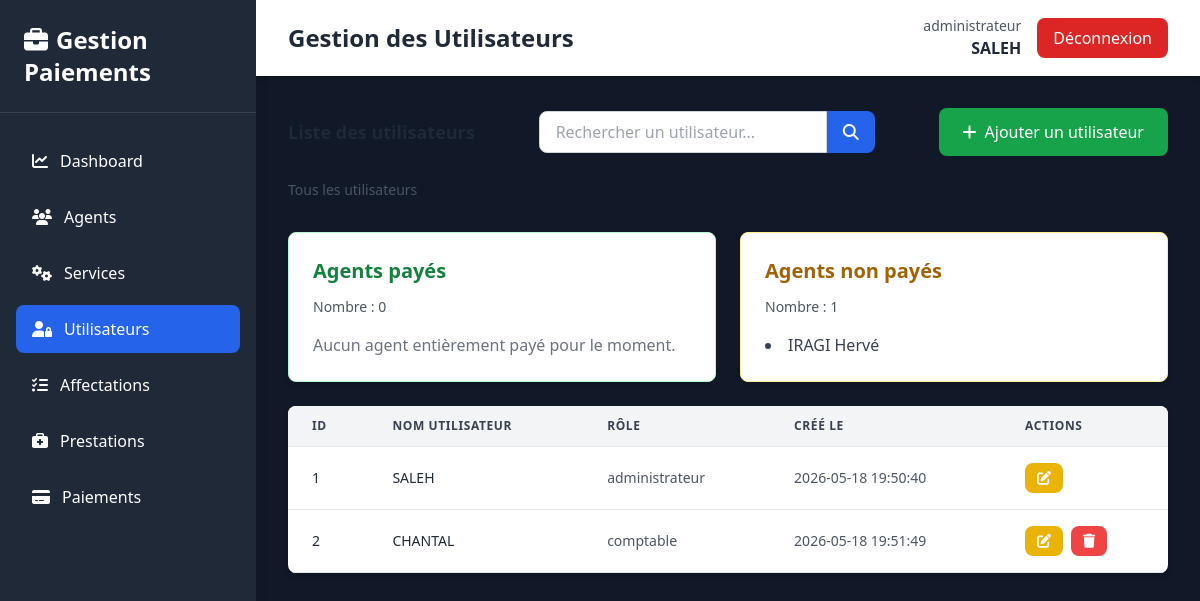
Screenshot of /pages/utilisateurs/index.php (signed in) with the database file from the repository.
### tables this page shows
CREATE TABLE `agent` (
  `id_agent` int(11) NOT NULL,
  `nom_complet` varchar(100) NOT NULL,
  `adresse` varchar(150) DEFAULT NULL,
  `date_naissance` date DEFAULT NULL,
  `telephone` varchar(20) DEFAULT NULL,
  `profil` varchar(50) DEFAULT NULL,
  `lieu_naissance` varchar(100) DEFAULT NULL,
  `fonction` varchar(100) DEFAULT NULL
);

CREATE TABLE `utilisateur` (
  `id_utilisateur` int(11) NOT NULL,
  `nom_utilisateur` varchar(50) NOT NULL,
  `mot_de_passe` varchar(255) NOT NULL,
  `role` varchar(50) DEFAULT NULL,
  `date_creation` timestamp NOT NULL DEFAULT current_timestamp()
);

### Classes/Agent.php (called while the page is built, shortened)
<?php
require_once __DIR__ . '/../Config/Database.php';
class Agent {
    private $nom_complet;
    public function __construct(
        $nom_complet = null,
        $adresse = null,
        $date_naissance = null,
        $telephone = null,
        $profil = null,
        $lieu_naissance = null,
        $fonction = null,
        $id_agent = null
    ) {
        $this->nom_complet = $nom_complet;
    }
    public function getNomComplet() {
        return $this->nom_complet;
    }
    public static function getAll() {
        $db = Database::getInstance();
        $sql = "SELECT * FROM Agent";
        $agents = [];
        try {
            $stmt = $db->prepare($sql);
            $stmt->execute();
            while ($row = $stmt->fetch(PDO::FETCH_ASSOC)) {
                $agent = new self(
                    $row['nom_complet'],
                    $row['adresse'],
                    $row['date_naissance'],
                    $row['telephone'],
                    $row['profil'],
                    $row['lieu_naissance'],
                    $row['fonction'],
                    $row['id_agent']
                );
                $agents[] = $agent;
            }
            return $agents;
        } catch (PDOException $e) {
            echo "Erreur lors de la récupération : " . $e->getMessage();
            return [];
        }
    }
}
?>

### Config/Database.php (called while the page is built, shortened)
<?php
class Database {
    private static $host = 'localhost';
    private static $db_name = 'gestion_paiement_agents';
    private static $user = 'root';
    private static $password = '';
    private static $conn;
    public static function connect() {
        self::$conn = null;
        try {
            $dsn = 'mysql:host=' . self::$host . ';dbname=' . self::$db_name . ';charset=utf8';
            self::$conn = new PDO($dsn, self::$user, self::$password);
            self::$conn->setAttribute(PDO::ATTR_ERRMODE, PDO::ERRMODE_EXCEPTION);
        } catch (PDOException $e) {
            die('Erreur de connexion : ' . $e->getMessage());
        }
        return self::$conn;
    }
    public static function getInstance() {
        return self::$conn;
    }
}
?>

### Classes/Utilisateur.php (called while the page is built, shortened)
<?php
require_once __DIR__ . '/../Config/Database.php';
class Utilisateur {
    private $id_utilisateur;
    private $nom_utilisateur;
    private $role;
    private $date_creation;
    public function __construct(
        $nom_utilisateur = null,
        $mot_de_passe = null,
        $role = null,
        $date_creation = null,
        $id_utilisateur = null
    ) {
        $this->id_utilisateur = $id_utilisateur;
        $this->nom_utilisateur = $nom_utilisateur;
        $this->role = $role;
        $this->date_creation = $date_creation;
    }
    public function getIdUtilisateur() {
        return $this->id_utilisateur;
    }
    public function getNomUtilisateur() {
        return $this->nom_utilisateur;
    }
    public function getRole() {
        return $this->role;
    }
    public function getDateCreation() {
        return $this->date_creation;
    }
    public static function getAll($search = '') {
        $db = Database::getInstance();
        $sql = "SELECT * FROM utilisateur";
        $params = [];
        try {
            $stmt = $db->prepare($sql);
            $stmt->execute();
            $users = [];
            while ($row = $stmt->fetch(PDO::FETCH_ASSOC)) {
                $users[] = new self(
                    $row['nom_utilisateur'],
                    $row['mot_de_passe'],
                    $row['role'],
                    $row['date_creation'],
                    $row['id_utilisateur']
                );
            }
            return $users;
        } catch (PDOException $e) {
            echo "Erreur lors de la récupération : " . $e->getMessage();
            return [];
        }
    }
}
?>

### pages/utilisateurs/index.php (the view, shortened to what this page needs)
<?php
require_once __DIR__ . '/../../Config/Database.php';
require_once __DIR__ . '/../../Classes/Utilisateur.php';
require_once __DIR__ . '/../../Classes/Agent.php';
$search = $_GET['search'] ?? '';
$users = Utilisateur::getAll($search);
$agents = Agent::getAll();
$agents_paid = [];
$agents_unpaid = [];
foreach ($agents as $agent) {
    $affectations = Affectation::getByAgent($agent->getIdAgent());
    $hasPrestation = false;
    $allPaid = true;
    foreach ($affectations as $affectation) {
        $prestations = Prestation::getByAffectation($affectation->getId());
        foreach ($prestations as $prestation) {
            $hasPrestation = true;
            $paiements = Paiement::getByPrestation($prestation->getNumeroPrest());
            $prestationPaid = false;
            foreach ($paiements as $paiement) {
                if (strtolower($paiement->getStatut()) === 'payé' || strtolower($paiement->getStatut()) === 'paye') {
                    $prestationPaid = true;
                    break;
                }
            }
            if (!$prestationPaid) {
                $allPaid = false;
                break 2;
            }
        }
    }
    if ($hasPrestation && $allPaid) {
        $agents_paid[] = $agent;
    } else {
        $agents_unpaid[] = $agent;
    }
}
?>
<!DOCTYPE html>
<html lang="fr">
<head>
    <script src="https://cdn.tailwindcss.com"></script>
    <link rel="stylesheet" href="https://cdnjs.cloudflare.com/ajax/libs/font-awesome/6.4.0/css/all.min.css">
</head>
<body class="bg-gray-50">
    <div class="flex h-screen bg-gray-900">
        <div class="w-64 bg-gray-800 text-white shadow-lg">
            <div class="p-6 border-b border-gray-700">
                <h1 class="text-2xl font-bold">
                    <i class="fas fa-briefcase mr-2"></i>Gestion Paiements
                </h1>
            </div>
            <nav class="mt-6 px-4">
                <ul class="space-y-2">
                    <li>
                        <a href="../../Dashboard.php" class="flex items-center px-4 py-3 rounded-lg hover:bg-gray-700 transition">
                            <i class="fas fa-chart-line mr-3"></i>Dashboard
                        </a>
                    </li>
                    <li>
                        <a href="../agents/index.php" class="flex items-center px-4 py-3 rounded-lg hover:bg-gray-700 transition">
                            <i class="fas fa-users mr-3"></i>Agents
                        </a>
                    </li>
                    <li>
                        <a href="../services/index.php" class="flex items-center px-4 py-3 rounded-lg hover:bg-gray-700 transition">
                            <i class="fas fa-cogs mr-3"></i>Services
                        </a>
                    </li>
                    <li>
                        <a href="index.php" class="flex items-center px-4 py-3 rounded-lg bg-blue-600 hover:bg-blue-700 transition">
                            <i class="fas fa-user-lock mr-3"></i>Utilisateurs
                        </a>
                    </li>
                    <li>
                        <a href="../affectations/index.php" class="flex items-center px-4 py-3 rounded-lg hover:bg-gray-700 transition">
                            <i class="fas fa-tasks mr-3"></i>Affectations
                        </a>
                    </li>
                    <li>
                        <a href="../prestations/index.php" class="flex items-center px-4 py-3 rounded-lg hover:bg-gray-700 transition">
                            <i class="fas fa-briefcase-medical mr-3"></i>Prestations
                        </a>
                    </li>
                    <li>
                        <a href="../paiements/index.php" class="flex items-center px-4 py-3 rounded-lg hover:bg-gray-700 transition">
                            <i class="fas fa-credit-card mr-3"></i>Paiements
                        </a>
                    </li>
                </ul>
            </nav>
        </div>
        <div class="flex-1 flex flex-col overflow-hidden">
            <div class="bg-white shadow-md">
                <div class="max-w-7xl mx-auto px-4 sm:px-6 lg:px-8 py-4 flex justify-between items-center w-full">
                    <h2 class="text-2xl font-bold text-gray-800">Gestion des Utilisateurs</h2>
                    <div class="flex items-center gap-4">
                        <div class="text-right">
                            <p class="text-sm text-gray-600"><?php echo htmlspecialchars($_SESSION['user_role']); ?></p>
                            <p class="font-semibold text-gray-800"><?php echo htmlspecialchars($_SESSION['username']); ?></p>
                        </div>
                        <a href="../../logout.php" class="px-4 py-2 bg-red-600 hover:bg-red-700 text-white rounded-lg">Déconnexion</a>
                    </div>
                </div>
            </div>
            <div class="flex-1 overflow-auto p-8">
                <div class="flex flex-col lg:flex-row lg:items-center lg:justify-between gap-4 mb-6">
                    <div>
                        <h3 class="text-lg font-bold text-gray-800">Liste des utilisateurs</h3>
                    </div>
                    <div class="flex items-center gap-3 w-full lg:w-auto">
                        <form method="GET" class="flex w-full lg:w-auto">
                            <input type="text" name="search" value="<?php echo htmlspecialchars($search); ?>" placeholder="Rechercher un utilisateur..." class="w-full lg:w-72 px-4 py-2 border border-gray-300 rounded-l-lg focus:outline-none focus:border-blue-500" />
                            <button type="submit" class="bg-blue-600 hover:bg-blue-700 text-white px-4 py-2 rounded-r-lg transition">
                                <i class="fas fa-search"></i>
                            </button>
                        </form>
                    </div>
                    <a href="add.php" class="bg-green-600 hover:bg-green-700 text-white px-6 py-3 rounded-lg flex items-center gap-2 transition">
                        <i class="fas fa-plus"></i> Ajouter un utilisateur
                    </a>
                </div>
                <div class="mb-8 text-sm text-gray-600">
                    <?php if ($search !== ''): ?>
                        Résultats pour "<?php echo htmlspecialchars($search); ?>"
                    <?php else: ?>
                        Tous les utilisateurs
                    <?php endif; ?>
                </div>
                <div class="grid grid-cols-1 lg:grid-cols-2 gap-6 mb-6">
                    <div class="bg-white p-6 rounded-lg shadow-md border border-green-200">
                        <h3 class="text-xl font-semibold text-green-700 mb-3">Agents payés</h3>
                        <p class="text-sm text-gray-600 mb-4">Nombre : <?php echo count($agents_paid); ?></p>
                        <?php if (count($agents_paid) > 0): ?>
                        <ul class="list-disc list-inside text-gray-700 space-y-2">
                            <?php foreach ($agents_paid as $agent): ?>
                            <li><?php echo htmlspecialchars($agent->getNomComplet()); ?></li>
                            <?php endforeach; ?>
                        </ul>
                        <?php else: ?>
                        <p class="text-gray-500">Aucun agent entièrement payé pour le moment.</p>
                        <?php endif; ?>
                    </div>
                    <div class="bg-white p-6 rounded-lg shadow-md border border-yellow-200">
                        <h3 class="text-xl font-semibold text-yellow-700 mb-3">Agents non payés</h3>
                        <p class="text-sm text-gray-600 mb-4">Nombre : <?php echo count($agents_unpaid); ?></p>
                        <?php if (count($agents_unpaid) > 0): ?>
                        <ul class="list-disc list-inside text-gray-700 space-y-2">
                            <?php foreach ($agents_unpaid as $agent): ?>
                            <li><?php echo htmlspecialchars($agent->getNomComplet()); ?></li>
                            <?php endforeach; ?>
                        </ul>
                        <?php else: ?>
                        <p class="text-gray-500">Tous les agents sont à jour de paiement.</p>
                        <?php endif; ?>
                    </div>
                </div>
                <div class="bg-white rounded-lg shadow-md overflow-hidden">
                    <div class="overflow-x-auto">
                        <table class="w-full">
                            <thead class="bg-gray-100 border-b border-gray-200">
                                <tr>
                                    <th class="px-6 py-3 text-left text-xs font-semibold text-gray-700 uppercase tracking-wider">ID</th>
                                    <th class="px-6 py-3 text-left text-xs font-semibold text-gray-700 uppercase tracking-wider">Nom utilisateur</th>
                                    <th class="px-6 py-3 text-left text-xs font-semibold text-gray-700 uppercase tracking-wider">Rôle</th>
                                    <th class="px-6 py-3 text-left text-xs font-semibold text-gray-700 uppercase tracking-wider">Créé le</th>
                                    <th class="px-6 py-3 text-left text-xs font-semibold text-gray-700 uppercase tracking-wider">Actions</th>
                                </tr>
                            </thead>
                            <tbody>
                                <?php if (empty($users)): ?>
                                <tr>
                                    <td colspan="5" class="px-6 py-8 text-center text-gray-500">
                                        <i class="fas fa-inbox text-4xl mb-2"></i>
                                        <p class="mt-2">Aucun utilisateur trouvé</p>
                                    </td>
                                </tr>
                                <?php else: ?>
                                    <?php foreach ($users as $user): ?>
                                    <tr class="border-b border-gray-200 hover:bg-gray-50 transition">
                                        <td class="px-6 py-4 whitespace-nowrap text-sm font-medium text-gray-800"><?php echo $user->getIdUtilisateur(); ?></td>
                                        <td class="px-6 py-4 whitespace-nowrap text-sm font-medium text-gray-800"><?php echo htmlspecialchars($user->getNomUtilisateur()); ?></td>
                                        <td class="px-6 py-4 whitespace-nowrap text-sm text-gray-600"><?php echo htmlspecialchars($user->getRole()); ?></td>
                                        <td class="px-6 py-4 whitespace-nowrap text-sm text-gray-600"><?php echo htmlspecialchars($user->getDateCreation()); ?></td>
                                        <td class="px-6 py-4 whitespace-nowrap text-sm gap-2 flex">
                                            <a href="add.php?id=<?php echo $user->getIdUtilisateur(); ?>" class="inline-flex items-center px-3 py-2 bg-yellow-500 hover:bg-yellow-600 text-white rounded-lg transition">
                                                <i class="fas fa-edit"></i>
                                            </a>
                                            <?php if ($user->getIdUtilisateur() !== $_SESSION['user_id']): ?>
                                            <a href="delete.php?id=<?php echo $user->getIdUtilisateur(); ?>" class="inline-flex items-center px-3 py-2 bg-red-500 hover:bg-red-600 text-white rounded-lg transition" onclick="return confirm('Êtes-vous sûr de supprimer cet utilisateur ?')">
                                                <i class="fas fa-trash"></i>
                                            </a>
                                            <?php endif; ?>
                                        </td>
                                    </tr>
                                    <?php endforeach; ?>
                                <?php endif; ?>
                            </tbody>
                        </table>
                    </div>
                </div>
            </div>
        </div>
    </div>
</body>
</html>

### rows the page displays
agent: nom_complet "IRAGI Hervé"
utilisateur: id_utilisateur "1", nom_utilisateur "SALEH", role "administrateur", date_creation "2026-05-18 19:50:40"
utilisateur: id_utilisateur "2", nom_utilisateur "CHANTAL", role "comptable", date_creation "2026-05-18 19:51:49"

### other values shown
$_SESSION['user_role'] "administrateur"
$_SESSION['username'] "SALEH"
count($agents_paid) "0"
count($agents_unpaid) "1"
